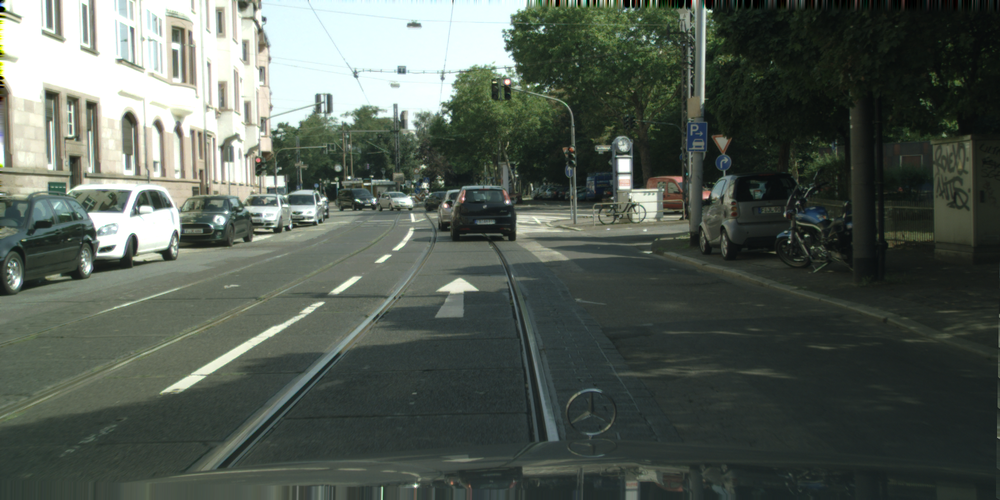
#> input picture data/frankfurt_000000_002963_leftImg8bit.png, 1000 x 500 px, shrunk from 2048 x 1024 before the run, found by its file name
$ python test_conv.py
#> lines starting #> are read from the running program, lines starting #| are printed output that depends on the picture
try:
    print("Elementary imports: ")
    import os
    import json
    import glob
    import argparse

    print("numpy/scipy imports:")
    import numpy as np
    from scipy import signal as sg
    import scipy.ndimage as ndimage
    from scipy.ndimage.filters import maximum_filter

    import cv2 as cv

    print("PIL imports:")
    from PIL import Image

    print("matplotlib imports:")
    import matplotlib.pyplot as plt
except ImportError:
    print("Need to fix the installation")
    raise


def show_image(image, fig_num=None):
    # plt.figure(fig_num).clf()
    plt.imshow(image, cmap="gray")
    plt.show(block=True)

def test_conv():
    url = './data\\frankfurt_000000_002963_leftImg8bit.png'
    image = np.array(Image.open(url).convert("L"))
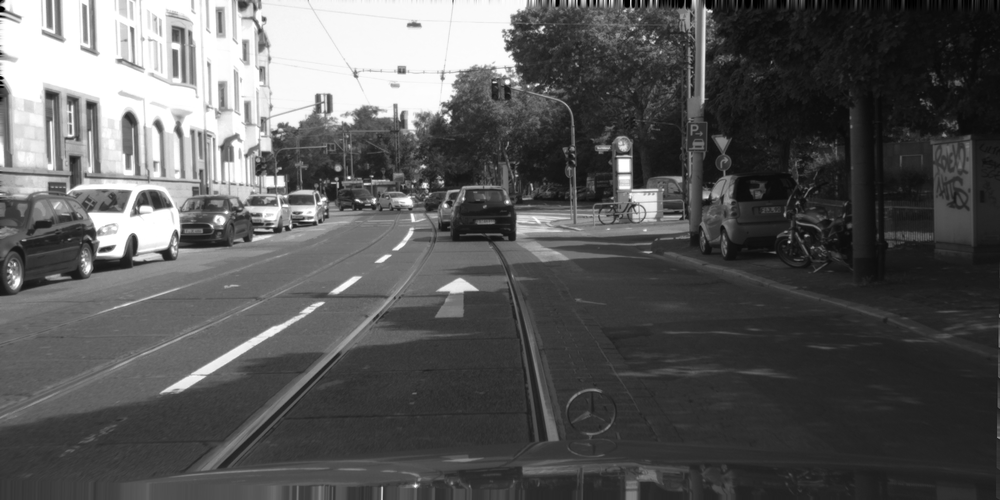
#> image: shape (500, 1000); min 0, max 255, mean 88.5

    # k = np.array([[118, 122, 121, 121, 117, 117, 122, 126, 124, 130, 130, 125, 133,
    #     136, 145, 170, 191],
    #    [ 92,  93,  93,  93,  94,  95,  97, 100, 105, 117, 124, 125, 127,
    #     126, 145, 191, 215],
    #    [ 80,  79,  85,  99, 101, 108, 121, 125, 127, 130, 129, 126, 124,
    #     123, 137, 184, 212],
    #    [ 88,  90, 103, 118, 126, 136, 149, 159, 164, 162, 154, 137, 127,
    #     118, 121, 156, 190],
    #    [105, 113, 125, 144, 168, 194, 201, 204, 206, 209, 204, 180, 155,
    #     128, 117, 136, 159],
    #    [118, 119, 133, 148, 181, 227, 238, 215, 212, 231, 232, 207, 185,
    #     149, 124, 137, 157],
    #    [131, 130, 147, 184, 213, 246, 254, 244, 237, 247, 244, 223, 205,
    #     169, 132, 140, 153],
    #    [138, 137, 158, 210, 241, 253, 255, 255, 254, 254, 253, 238, 216,
    #     181, 137, 135, 143],
    #    [135, 131, 157, 209, 245, 253, 254, 252, 252, 253, 252, 244, 219,
    #     182, 136, 129, 136],
    #    [132, 126, 157, 223, 253, 254, 254, 251, 248, 252, 252, 254, 237,
    #     181, 137, 124, 124],
    #    [130, 121, 143, 194, 231, 252, 254, 251, 251, 252, 249, 240, 213,
    #     163, 129, 120, 115],
    #    [119, 116, 132, 150, 193, 253, 255, 251, 251, 254, 248, 197, 170,
    #     135, 116, 118, 115],
    #    [121, 122, 116, 128, 178, 217, 230, 232, 231, 229, 217, 179, 145,
    #     128, 121, 112, 105],
    #    [ 92, 101, 111, 129, 139, 158, 178, 204, 200, 189, 167, 151, 131,
    #     115, 100,  93, 104],
    #    [ 97,  81,  72,  93, 115, 131, 133, 146, 145, 142, 137, 120,  95,
    #      76,  58,  83, 111],
    #    [120,  84,  51,  62,  67,  95, 113, 117, 117, 118,  99,  85,  66,
    #      64,  61,  90, 111],
    #    [103,  84,  50,  36,  39,  41,  49,  54,  61,  65,  60,  53,  51,
    #      52,  53,  85, 101]])
    # k = 1 - (k/(len(k)**2))

    # k = np.flipud(k)
    # k = np.fliplr(k)
    filter_kernel = np.array([[-1, -1, -1, -1, -1],
                              [-1, 1, 2, 1, -1],
                              [-1, 2, 4, 2, -1],
                              [-1, 1, 2, 1, -1],
                              [-1, -1, -1, -1, -1]])


    # image1 = ndimage.filters.convolve(image, filter_kernel, mode='constant', cval=0.0)
    image1 = sg.convolve2d(image, filter_kernel)
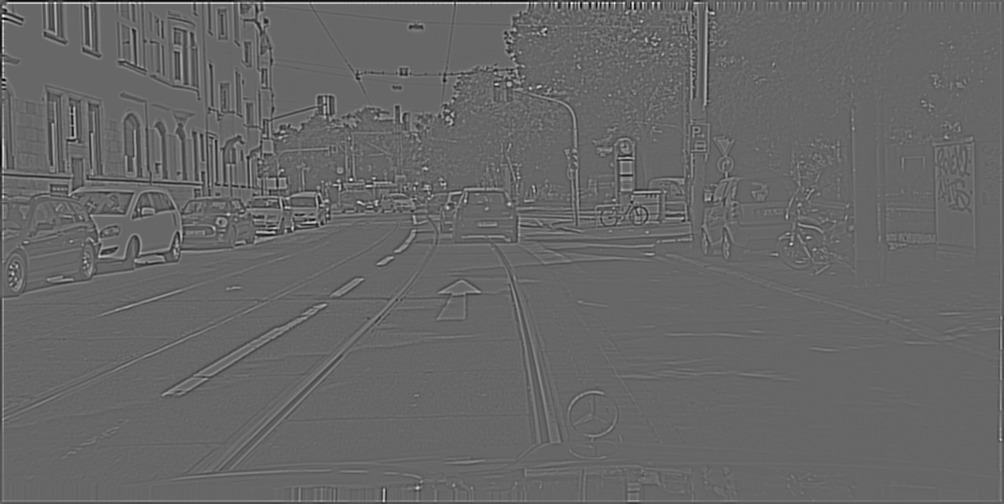
#> image1: shape (504, 1004) int64; min -1414, max 2081, mean 0; drawn with min black and max white
    fig = plt.figure()
    plt.gray()
    ax1 = fig.add_subplot(121)  # left side
    ax2 = fig.add_subplot(122)  # right side

    # ascent = image1
    # result = ndimage.maximum_filter(ascent, size=20)
    image = ndimage.filters.maximum_filter(image1, size=10)
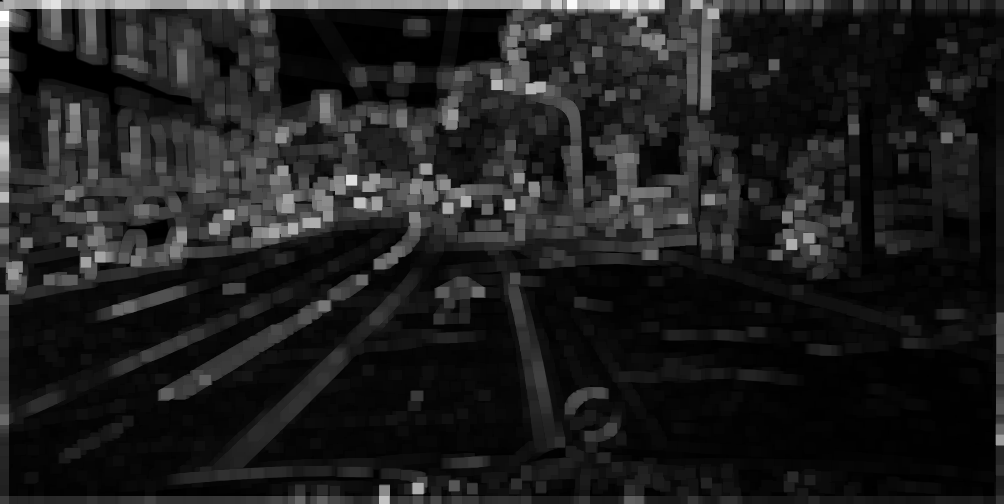
#> image: shape (504, 1004) int64; min 0, max 2081, mean 256.4; drawn with min black and max white
    ax1.imshow(image)
    ax2.imshow(image1)

    plt.show(block=True)
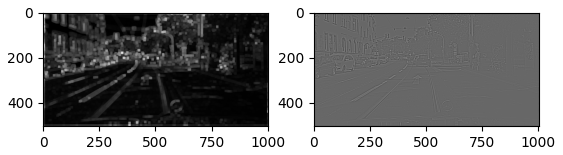
#> figure drawn by matplotlib, 2 panels

    # show_image(image)
    # show_image(thresh1)


if __name__ == '__main__':
    test_conv()

$ run again, with data/frankfurt_000000_003025_leftImg8bit.png copied over data/frankfurt_000000_002963_leftImg8bit.png
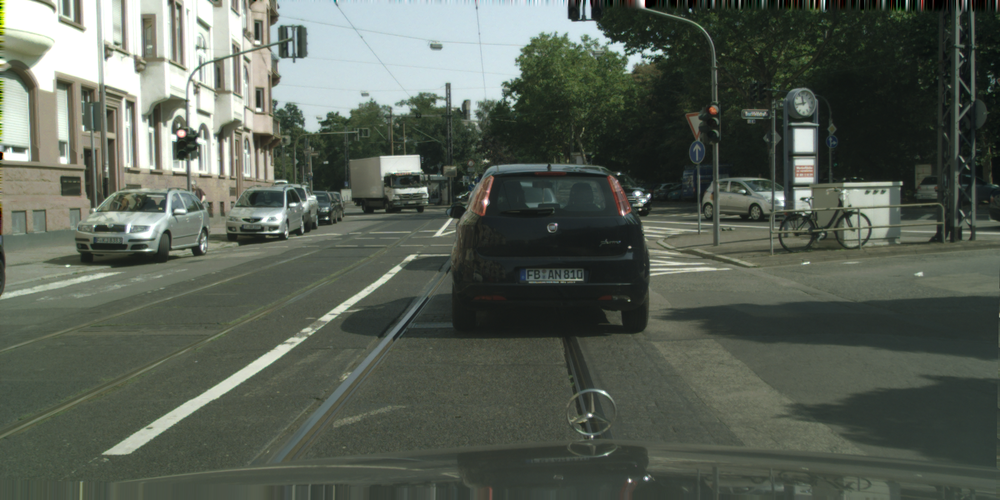
#> input picture data/frankfurt_000000_003025_leftImg8bit.png, 1000 x 500 px, shrunk from 2048 x 1024 before the run, found by its file name
#> in test_conv, `image = ndimage.filters.maximum_filter(image1, size=10)`:
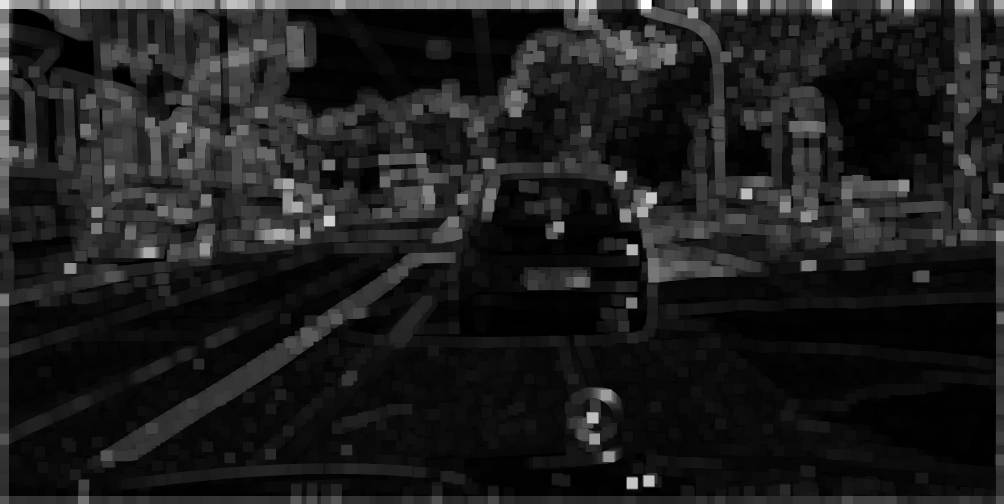
#> image: shape (504, 1004) int64; min 0, max 2158, mean 260.8; drawn with min black and max white
#> in test_conv, `plt.show(block=True)`:
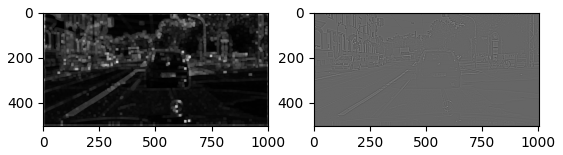
#> figure drawn by matplotlib, 2 panels

$ run again, with data/frankfurt_000000_003357_leftImg8bit.png copied over data/frankfurt_000000_002963_leftImg8bit.png
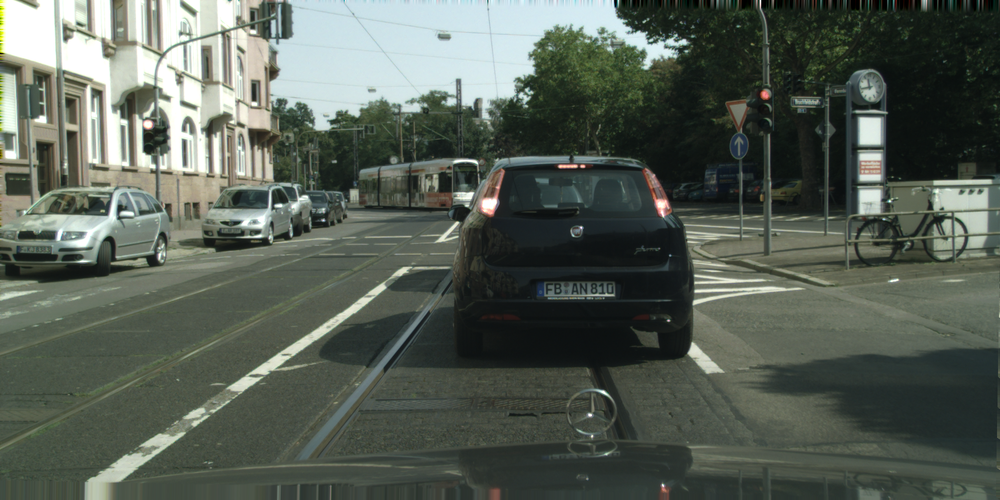
#> input picture data/frankfurt_000000_003357_leftImg8bit.png, 1000 x 500 px, shrunk from 2048 x 1024 before the run, found by its file name
#> in test_conv, `image = ndimage.filters.maximum_filter(image1, size=10)`:
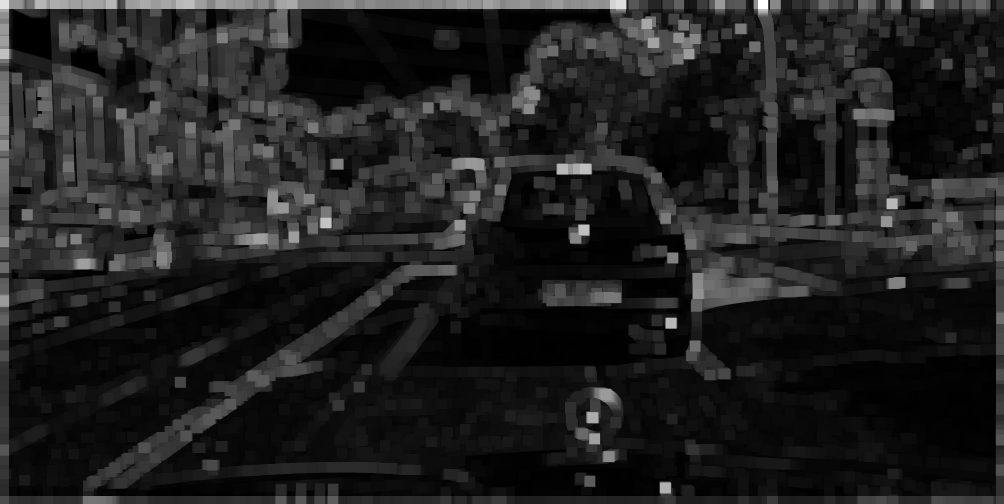
#> image: shape (504, 1004) int64; min -1, max 2191, mean 283.6; drawn with min black and max white
#> in test_conv, `plt.show(block=True)`:
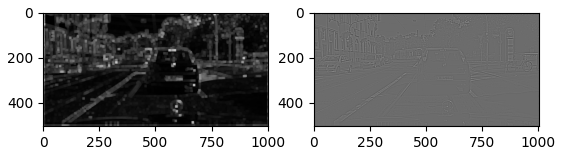
#> figure drawn by matplotlib, 2 panels

$ run again, with data/frankfurt_000000_003920_leftImg8bit.png copied over data/frankfurt_000000_002963_leftImg8bit.png
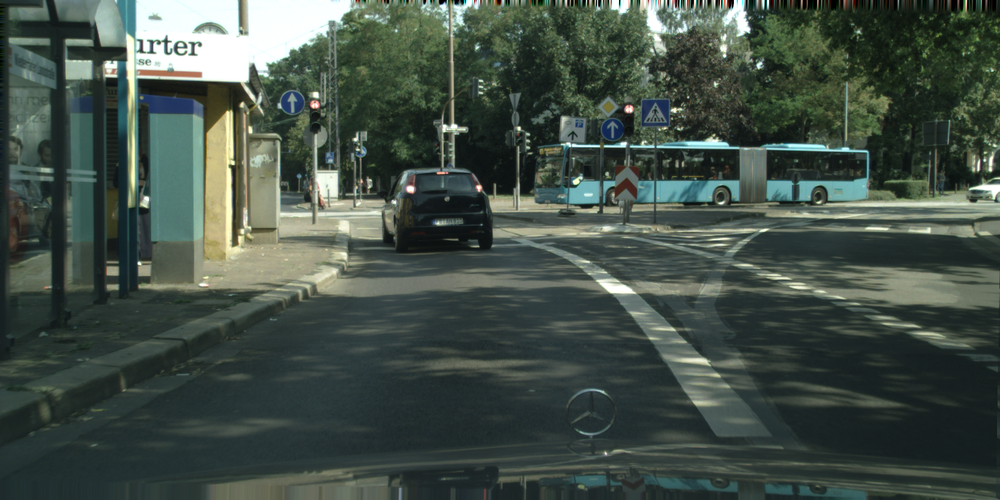
#> input picture data/frankfurt_000000_003920_leftImg8bit.png, 1000 x 500 px, shrunk from 2048 x 1024 before the run, found by its file name
#> in test_conv, `image = ndimage.filters.maximum_filter(image1, size=10)`:
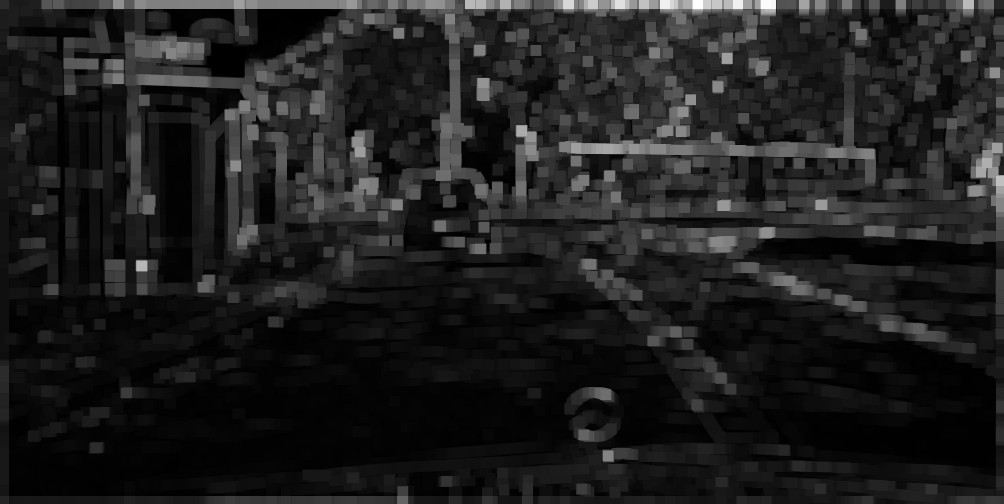
#> image: shape (504, 1004) int64; min -3, max 2500, mean 306.1; drawn with min black and max white
#> in test_conv, `plt.show(block=True)`:
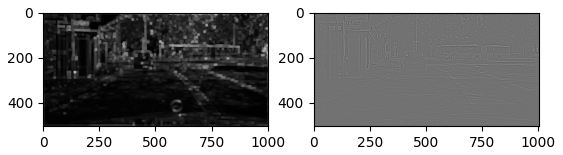
#> figure drawn by matplotlib, 2 panels
